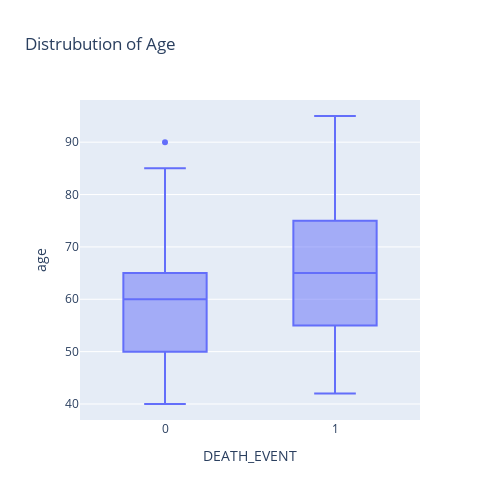

The cell this chart's notebook holds for it:
### Markdown cell above
# outliers

### Code cell
plt.figure(figsize=(25,20))
fig = px.box(df, y="age", x="DEATH_EVENT",title=f"Distrubution of Age",width=500, height=500)
fig.show()

### Figure 1 — Plotly figure (JSON) as saved in the notebook; plotly's stock layout.template omitted (floating-point values rounded to 4 significant figures; data arrays with more than 128 entries replaced by an {"elided": "..."} marker saying what was removed)
{"data": [{"alignmentgroup": "True", "hovertemplate": "DEATH_EVENT=%{x}<br>age=%{y}<extra></extra>", "legendgroup": "", "marker": {"color": "#636efa"}, "name": "", "notched": false, "offsetgroup": "", "orientation": "v", "showlegend": false, "type": "box", "x": {"elided": "299 int values"}, "x0": " ", "xaxis": "x", "y": {"elided": "299 float values"}, "y0": " ", "yaxis": "y"}], "layout": {"boxmode": "group", "height": 500, "legend": {"tracegroupgap": 0}, "title": {"text": "Distrubution of Age"}, "width": 500, "xaxis": {"anchor": "y", "autorange": true, "domain": [0, 1], "range": [-0.5, 1.5], "title": {"text": "DEATH_EVENT"}, "type": "linear"}, "yaxis": {"anchor": "x", "autorange": true, "domain": [0, 1], "range": [36.94, 98.06], "title": {"text": "age"}, "type": "linear"}}}
